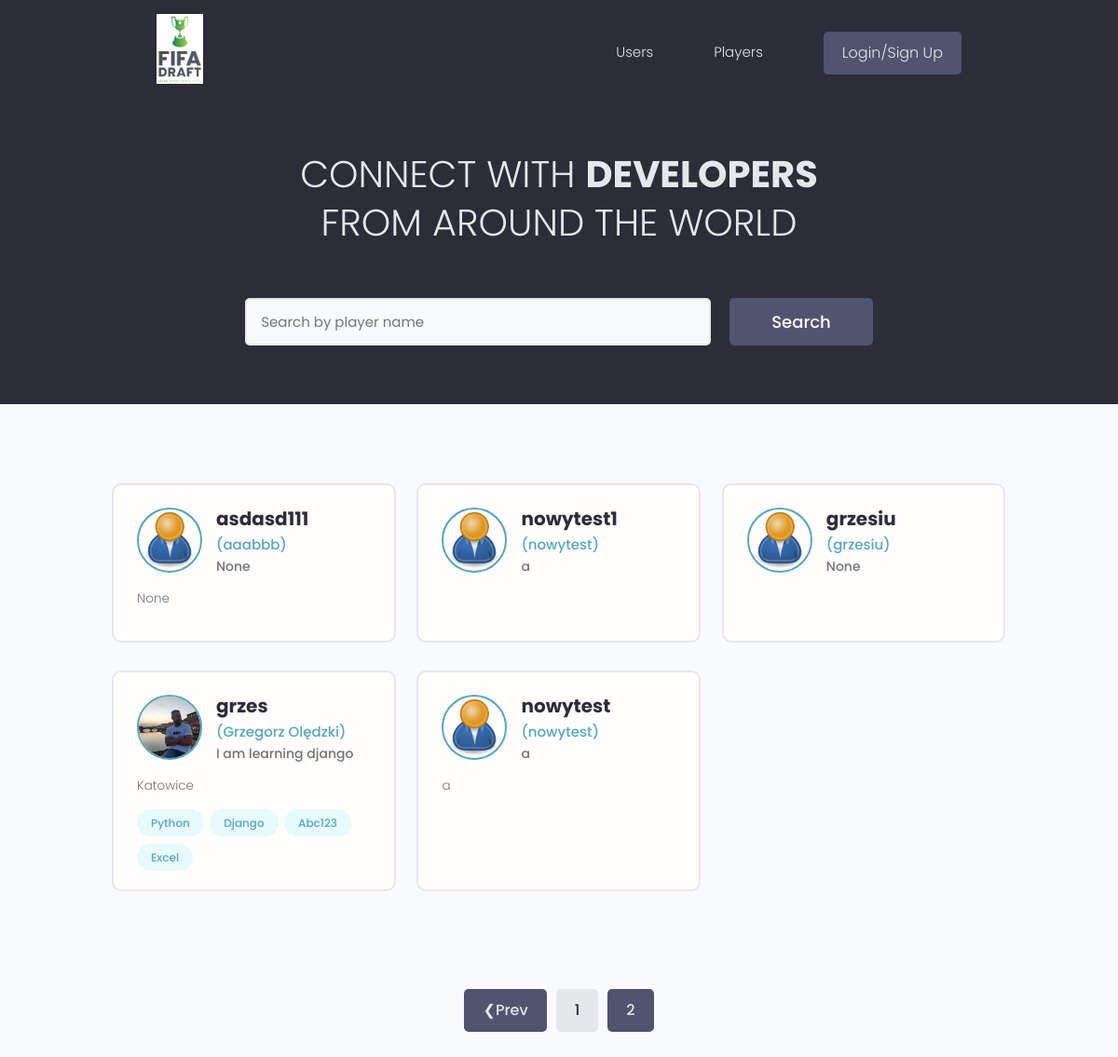
The page /?page=2&search_query= on the database as committed earlier.
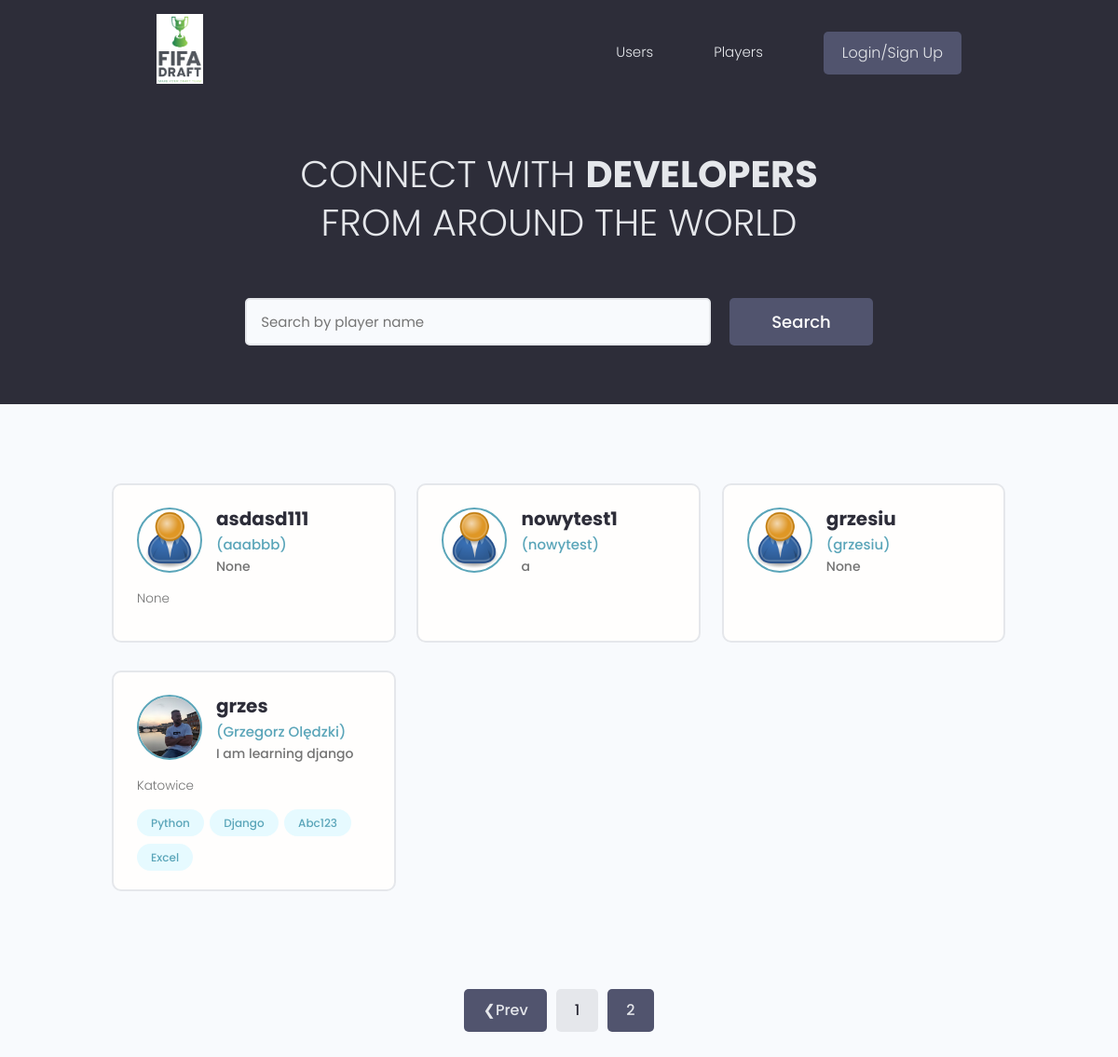
The same page on the database as committed later.
### users/models.py (models this page shows, shortened)
class Profile(models.Model):
    user = models.OneToOneField(User, on_delete=models.CASCADE, null=True, blank=True)
    name = models.CharField(max_length=100, blank=True, null=True)
    username = models.CharField(max_length=100, blank=True, null=True)
    location = models.CharField(max_length=100, blank=True, null=True)
    email = models.EmailField(max_length=100, blank=True, null=True)
    short_intro = models.CharField(max_length=250, blank=True, null=True)
    bio = models.TextField(blank=True, null=True)
    profile_image = models.ImageField(
        null=True,
        blank=True,
        upload_to="profile_images/",
        default="profile_images/user-default.png",
    )
    social_github = models.CharField(max_length=200, blank=True, null=True)
    social_twitter = models.CharField(max_length=200, blank=True, null=True)
    social_linkedin = models.CharField(max_length=200, blank=True, null=True)
    social_youtube = models.CharField(max_length=200, blank=True, null=True)
    social_website = models.CharField(max_length=200, blank=True, null=True)
    created = models.DateTimeField(auto_now_add=True)
    id = models.UUIDField(
        default=uuid.uuid4, unique=True, primary_key=True, editable=False
    )
    @property
    def image_url(self):
        try:
            url = self.profile_image.url
        except:
            url = 'http://127.0.0.1:8000/images/profile_images/user-default.png'
        return url

class Skill(models.Model):
    owner = models.ForeignKey(Profile, on_delete=models.CASCADE, null=True, blank=True)
    name = models.CharField(max_length=200, blank=True, null=True)
    description = models.TextField(null=True, blank=True)
    created = models.DateTimeField(auto_now_add=True)
    id = models.UUIDField(
        default=uuid.uuid4, unique=True, primary_key=True, editable=False
    )
    def __str__(self):
        return str(self.name)

### users/views.py (the view)
# urls.py: path("", views.profiles, name="profiles"),
def profiles(request):
    profiles, search_query = search_profiles(request)
    results_on_page = 6
    custom_range, profiles = pagination_project(request, profiles, results_on_page)
    context = {
        "profiles": profiles,
        "custom_range": custom_range,
        "search_query": search_query,
    }
    return render(request, "users/profiles.html", context)

### users/utils.py (called while the page is built)
def pagination_project(request, players, results_on_page):
    page = request.GET.get("page")
    paginator = Paginator(players, results_on_page)
    try:
        players = paginator.page(page)
    except PageNotAnInteger:
        page = 1
        players = paginator.page(page)
    except EmptyPage:
        page = paginator.num_pages
        players = paginator.page(page)
    left_index = int(page) - 1
    if left_index < 1:
        left_index = 1
    right_index = int(page) + 2
    if right_index > paginator.num_pages:
        right_index = paginator.num_pages + 1
    custom_range = range(left_index, right_index)
    return custom_range, players

def search_profiles(request):
    search_query = ""
    if request.GET.get("search_query"):
        search_query = request.GET.get("search_query")
    skills = Skill.objects.filter(name__iexact=search_query)
    profiles = Profile.objects.distinct().filter(
        Q(name__icontains=search_query)
        | Q(username__icontains=search_query)
        | Q(skill__in=skills)
        | Q(location__icontains=search_query)
    )
    return profiles, search_query

### users/templates/users/profiles.html (shortened to what this page needs)
{% extends 'main.html'%}
{% block content %}
  <main class="home">
    <section class="hero-section text-center">
      <div class="container container--narrow">
        <div class="hero-section__box">
          <h2>CONNECT WITH <span>DEVELOPERS</span></h2>
          <h2>FROM AROUND THE WORLD</h2>
        </div>
        <div class="hero-section__search">
          <form class="form" action="#" method="get">
            <div class="form__field">
              <input class="input input--text" id="formInput#search" type="text" name="search_query"
                value='{{search_query}}' placeholder="Search by player name" />
            </div>
            <input class="btn btn--sub btn--lg" type="submit" value="Search" />
          </form>
        </div>
      </div>
    </section>
    <section class="devlist">
      <div class="container">
        <div class="grid grid--three">
         {% for profile in profiles %}
          <div class="column card">
            <div class="dev">
              <a href="{% url 'user-profile' profile.id %}" class="card__body">
                <div class="dev__profile">
                  <img class="avatar avatar--md" src={{profile.image_url}} alt="image" />
                  <div class="dev__meta">
                    <h3>{{ profile.user }}</h3> ({{ profile.name }})
                    <h5>{{ profile.short_intro|slice:'60' }}</h5>
                  </div>
                </div>
                <p class="dev__info">
                  {{ profile.bio|slice:'150' }}</p>
                <div class="dev__skills">
                  {% for skill in profile.skill_set.all %}
                  <span class="tag tag--pill tag--main">
                    <small>{{ skill }}</small>
                  </span>
                  {% endfor %}
                </div>
              </a>
            </div>
          </div>
         {% endfor %}
        </div>
      </div>
    </section>
  </main>
    {% include 'pagination.html' with queryset=profiles search_query=search_query %}
{% endblock content %}

Rows that differ between the two databases and show on the page:
removed Profile: image_url (placeholder picture), user "nowytest", name "nowytest", short_intro "a", bio "a"
